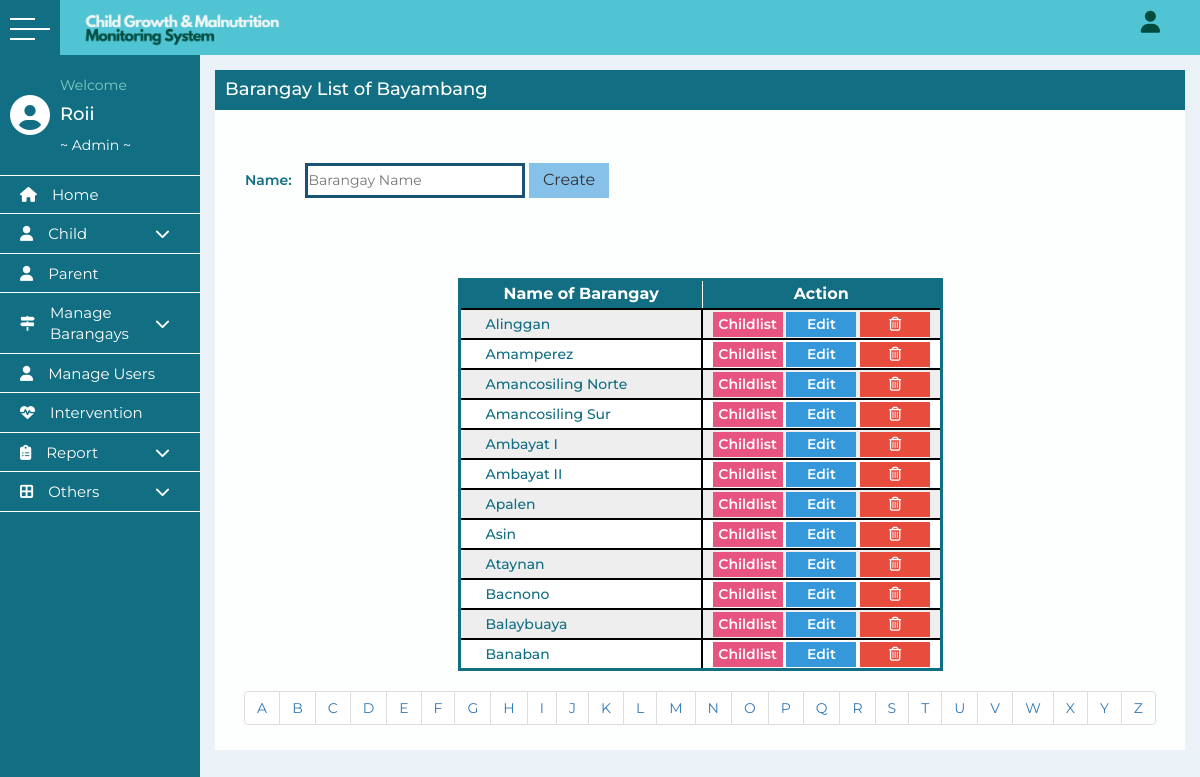
Screenshot of /barangays.php?brg=Bayambang (signed in) with the database file from the repository.
### tables this page shows
CREATE TABLE `barangays` (
  `name` varchar(255) NOT NULL,
  `municipality` varchar(255) NOT NULL,
  `id` int(11) NOT NULL,
  `childcount` int(11) NOT NULL
);

### barangays.php (the view, shortened to what this page needs)
<?php
include ("includes/config.php");
$brgy=$_GET['brg'];
if(isset($_GET["page"]) and !empty($_GET["brg"])){
    $page=$_GET["page"];
    $page=preg_replace('#[^a-z]#i', '', $page);
    $child_query = "SELECT * FROM barangays WHERE name LIKE '$page%' and municipality = '$brgy'";
  }
  else{
    $child_query = "SELECT * FROM barangays where municipality = '$brgy' order by name LIMIT 0,12 ";
  }
  $results = mysqli_query($Connection, $child_query);
  $records = mysqli_num_rows($results);
include ('includes/header.php');
?>
      <main>
      <div class="container">
        <div class="graph">
          <div class="table-container">
            <div class="title-page">
              <h3 >Barangay List <?php if (!empty($_GET['brg'])) {
              echo "of ".$_GET['brg'];
            }?> </h3>
            </div>
            <br>
            <form action="" method="post">
              <div class="add_new_barangay">
                <label>Name:</label>
                <input type="text" name="name" placeholder="Barangay Name">
                <button name="add" type="submit">Create</button>
              </div>
            </form>
            <div class="table-list-child">
              <center>
              <table style="width: 50%;">
                <tr>
                  <th style="width: 25%">Name of Barangay</th>
                  <th style="width: 25%;">Action</th>
                </tr>
                <?php
                  if (!empty($records)) {
                    while ($row = mysqli_fetch_assoc($results)) {
                      ?>
                <tr>
                <td style="text-align: left;padding-left: 25px;"><?php echo $row['name'];?></td>
                <td>
                    <button style="background-color: #e75480;"><a style="text-decoration: none;color: white" href="childlistname.php?brgy=<?php echo $row['id']; ?>";>Childlist</button>
                    <button style="background-color: #3498DB; color: white;"><a style="text-decoration: none;color: white" href="rename_city.php?brg_id=<?php echo $row['id']; ?>&brg=<?php echo $row['name']; ?>";>Edit</button>
                    <button style="background-color: #E74C3C;"><a href="child_delete.php?id=<?php echo $row['id']; ?>&brgy=<?php echo $row['municipality']; ?>" onClick="javascript:return confirm('Do you really want to delete?');"><i class="far fa-trash-alt" style="color: white;"></i></a></button>
                  </td>
                </tr>
                <?php
                }
              }elseif (empty($records)) {
                ?><tr><td><td></td></td></tr><?php
              }
                ?>
              </table>
              <?php
                $page=range('A','Z');
                echo '<ul class="pagination">';
                foreach ($page as $alphabet) {
                  echo '<li><a href="barangays.php?brg='.$brgy.'&page='.$alphabet.'">'.$alphabet.'</a></li>';
                }
                echo '</ul>';
        ?>
              </center>
            </div>
          </div>
        </div>
      </div>
      </main>
</div>
</body>
</html>

### css/style.css (style rules this page uses)
* { margin: 0; padding: 0; list-style: none; box-sizing: border-box; text-decoration: none; font-family: 'Montserrat', sans-serif; }
.add_new_barangay label { font-size: 14px; font-weight: 550; color: #126e82; margin-left: 30px; margin-right: 10px; margin-top: 40px; }
.add_new_barangay input { width: 220px; height: 35px; border: 3px solid #1A5276; }
.add_new_barangay button { width: 80px; height: 35px; font-size: 16px; background-color: #85C1E9; border: none; }
.main_container .container { margin-top: 40px; width: calc(100% - 200px); margin-left: 200px; transition: all 0.3s ease; }
a { text-decoration: none; }
main { background: #EAF2F8; min-height: calc(100vh - 60px); }
.graph { margin-top:-20px; background-color: #FDFEFE; width: 100%; height: auto; }
.title-page { width: 100%; height: 40px; background-color: #126e82; margin-top: 50px; }
.title-page h3 { float: left; margin-top: 10px; margin-left: 10px; font-size: 18px; color: white; }
.table-list table, td, th { border: 3px solid #126e82; font-size: 14px; text-align: center; }
.table-list-barangay table, td, th { border: 3px solid #126e82; font-size: 14px; text-align: center; }
.table-list-2 table, td, th { border: 3px solid #126e82; font-size: 18px; text-align: center; }
.table-list-2 table td, th { width: 400px; text-align: center; }
.table-list-child { margin-top: 80px; }
.table-list-child table { border-collapse: collapse; width: 90%; height: auto; }
.table-list-child table, td, th { border: 3px solid #126e82; font-size: 14px; text-align: center; }
.table-list-child table th { height: 30px; background-color: #126e82; color: white; font-size: 16px; border: 1px solid; text-align: center; }
.table-list-child table td { font-size: 14px; height: 30px; color: #126e82; font-weight: 500; text-align: center; }
.table-list-child table tr:nth-child(even) { background-color: #eee; }
.table-list-child table tr:nth-child(odd) { background-color: #fff; }
.table-list-child table button { width: 70px; height: 25px; font-size: 14px; border: none; }
.table-list-child table button a { color: #2C3E50; font-weight: 600; text-decoration: none; }
.table-child-growth table, td, th { border: 2px solid black; font-size: 16px; text-align: center; }
.table-child-report table, th, td { border: 2px solid black; }
.table-intervention table, td, th { border: 2px solid black; font-size: 16px; text-align: center; }

### rows the page displays
barangays: name "Alinggan"
barangays: name "Amamperez"
barangays: name "Amancosiling Norte"
barangays: name "Amancosiling Sur"
barangays: name "Ambayat I"
barangays: name "Ambayat II"
barangays: name "Apalen"
barangays: name "Asin"
barangays: name "Ataynan"
barangays: name "Bacnono"
barangays: name "Balaybuaya"
barangays: name "Banaban"

### other values shown
wordwrap($text, 12, "<br />\n") "Roii"
$_SESSION['role'] "Admin"
$_GET['brg'] "Bayambang"
$alphabet "A"
$alphabet "B"
$alphabet "C"
$alphabet "D"
$alphabet "E"
$alphabet "F"
$alphabet "G"
$alphabet "H"
$alphabet "I"
$alphabet "J"
$alphabet "K"
$alphabet "L"
